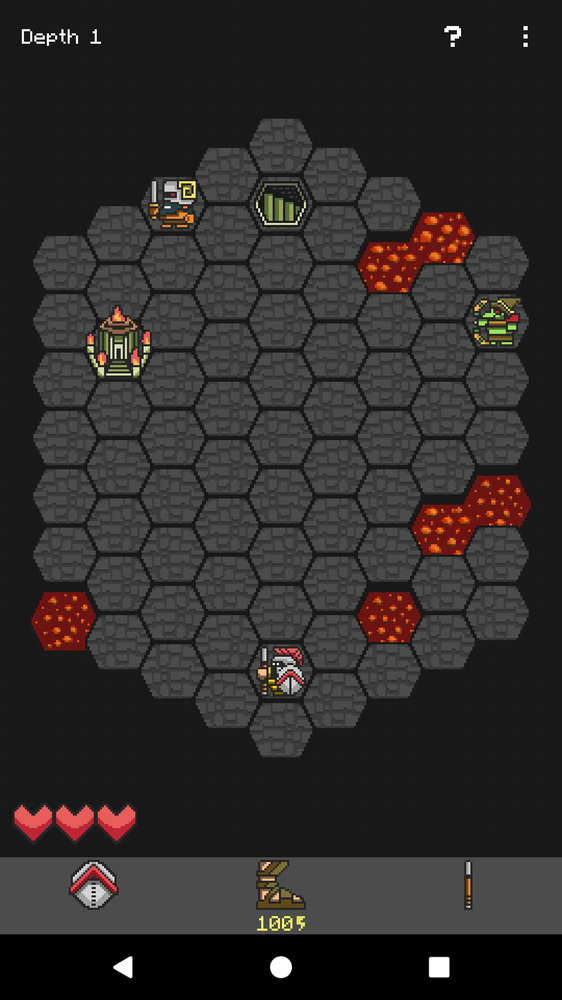
#> input picture proof_of_concepts/screenshot.png, 562 x 1000 px, shrunk from 1080 x 1920 before the run
$ python identify_screenshot_blobs.py   (Python 2 division)
#> lines starting #> are read from the running program, lines starting #| are printed output that depends on the picture; after the words box and inside, x2 and y2 are one past the last pixel; in counts of white or black regions, pixels touching at a corner belong together
# https://www.learnopencv.com/blob-detection-using-opencv-python-c/

import cv2
import numpy as np
from itertools import izip_longest

# https://stackoverflow.com/questions/434287/what-is-the-most-pythonic-way-to-iterate-over-a-list-in-chunks
def grouper(iterable, n, fillvalue=None):
  args = [iter(iterable)] * n
  return izip_longest(*args, fillvalue=fillvalue)

img = cv2.imread("screenshot.png", cv2.IMREAD_GRAYSCALE)
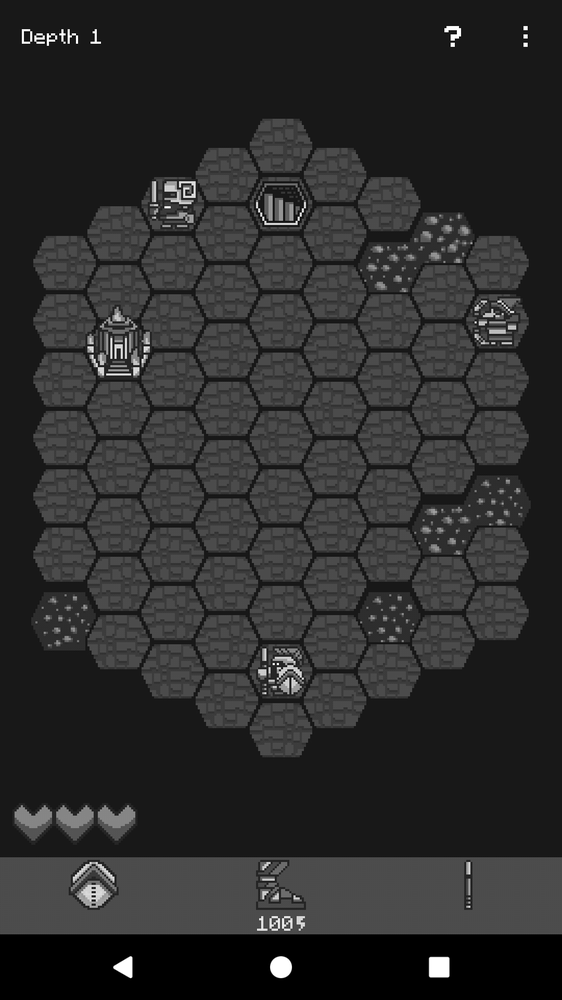
#> img: shape (1000, 562); min 0, max 255, mean 44.4

# Threshold the image so that background is black and objects are white.
_, img = cv2.threshold(img, 30, 255, cv2.THRESH_BINARY)
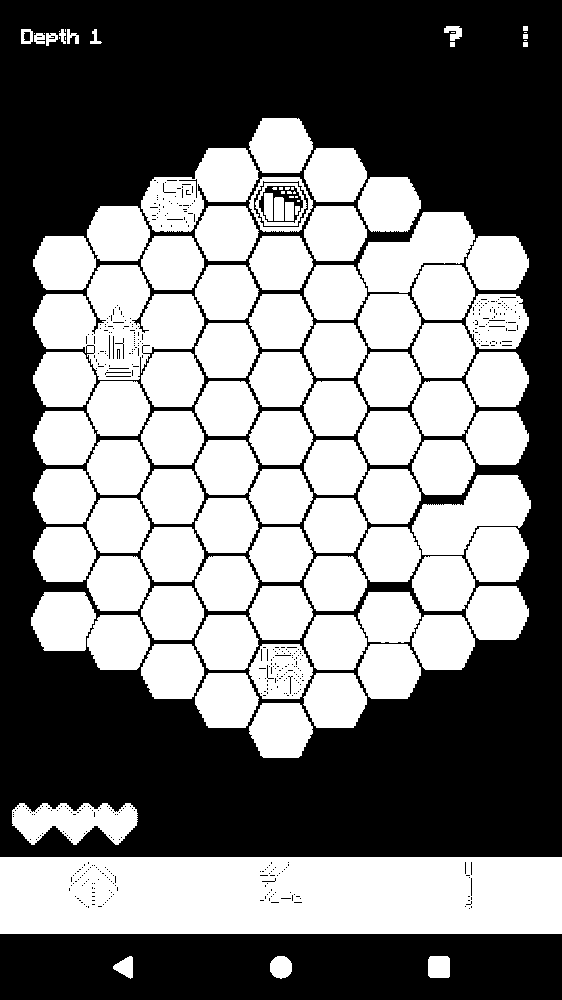
#> img: shape (1000, 562); 48.1% white; 113 white regions (19 under 20 px), largest, box (x1, y1, x2, y2) and area: (0, 857, 562, 934) 42995, (33, 265, 204, 380) 11301, (412, 475, 531, 555) 5496

# Reduce to one column of values by taking the minimum value across rows.
maximums = np.amax(img, axis=1)
#> maximums = 1000 values, max 255 at index 26, min 0 at index 0, mean 204.8
# Get the indexes of every row where the value *changes*.
change_ixs = np.where(np.roll(maximums, 1) != maximums)[0]
#> change_ixs = [26, 47, 118, 758, 803, 845, 857, 934, 956, 979]
# Group the changes into pairs (start and end).
for group in grouper(change_ixs, 2, len(maximums)):
#> in grouper, `args = [iter(iterable)] * n`: args = 2 items
  print group
#> this loop made 5 passes
#| (26, 47)
#| (118, 758)
#| (803, 845)
#| (857, 934)
#| (956, 979)

# Brittle? Yes. Proof of concept? Absolutely :)
# 0th group is the status at the top.
# 1st group is the hexagonal grid.
# 2nd group is health.
# 3rd group is skills / abilities.
# 4th group is menu buttons.
board_start, board_end = list(grouper(change_ixs, 2, len(maximums)))[1]
#> board_start = 118; board_end = 758
board_height = board_end - board_start
#> board_height = 640
print board_height
#| 640

# There are 11 tiles (and 10 gaps) in the height of the grid.
tile_height = board_height / 11
#> tile_height = 58
print "Tile height: ", tile_height
#| Tile height:  58
print "Board y-center: ", board_start + board_height / 2
#| Board y-center:  438

#> (the run stopped early here; a loop or call above may not have finished)
